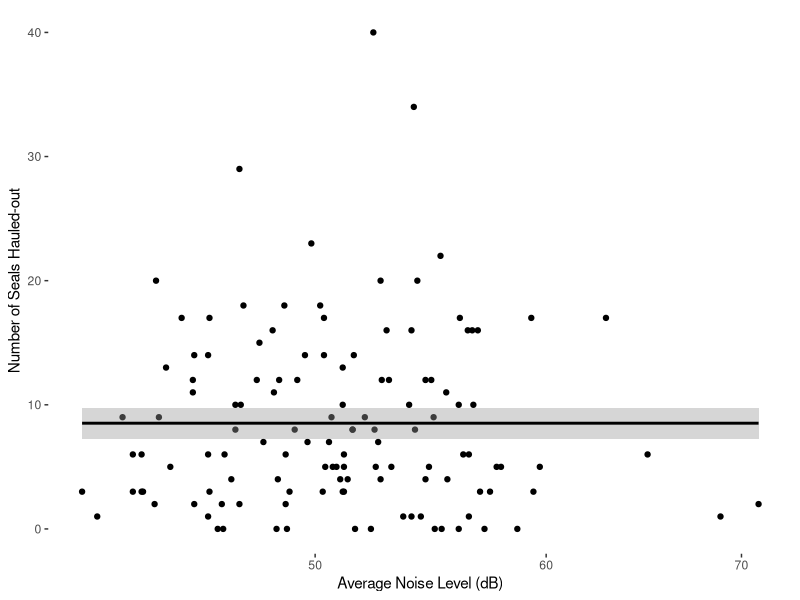
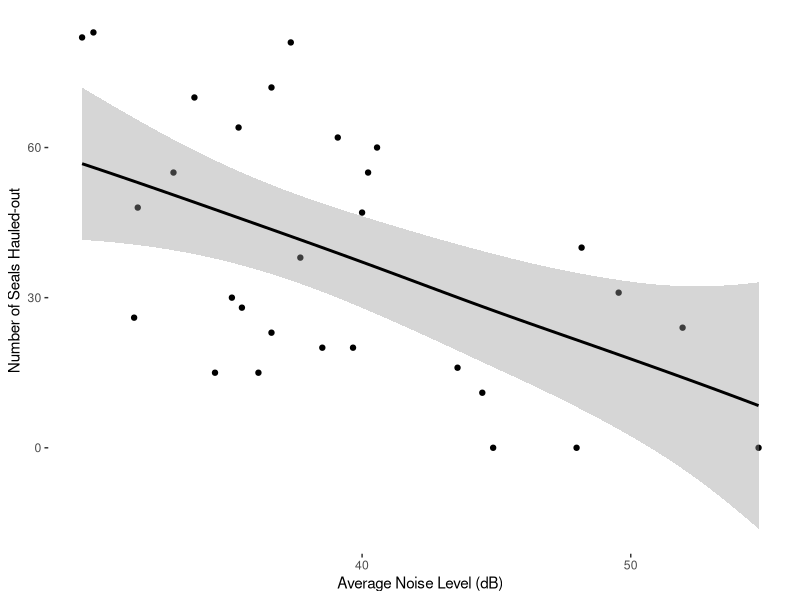
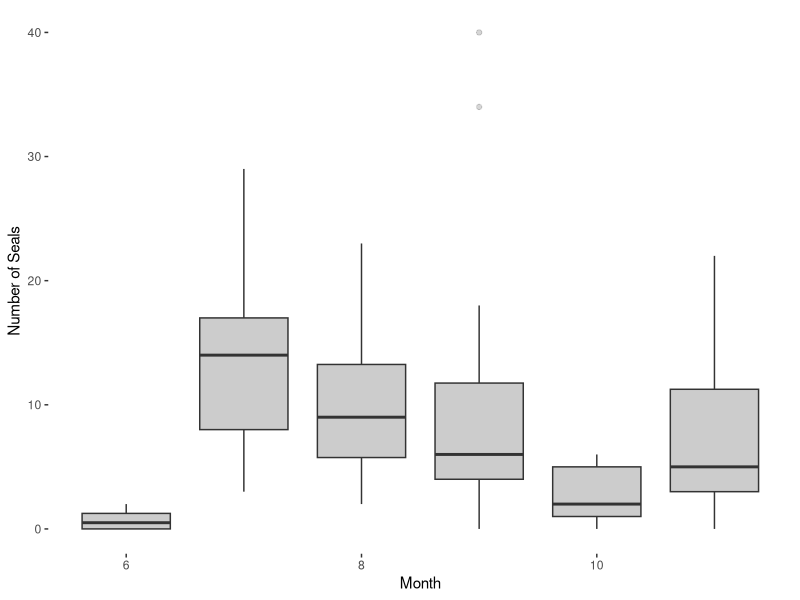
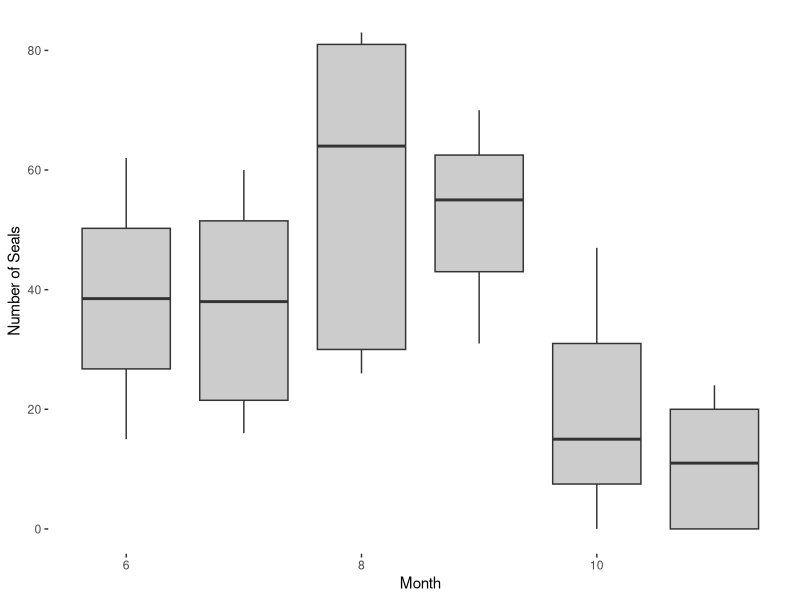

Write the R code that produced these figures, in order.
## ---- chunk 1
knitr::opts_chunk$set(echo = TRUE)
## ---- chunk 2
new.w.data<-read.csv("../data/new.w.data.csv")
# Load packages
require(ggplot2)

## Waterfront
ggplot(new.w.data, aes(noise,seals))+geom_point()+geom_smooth(method = "gam", formula =seals~s(noise))+
  stat_smooth(method="gam",colour="black")+xlab("Average Noise Level (dB)")+ylab("Number of Seals Hauled-out")+
  coord_trans(x = "log10")+theme(panel.background = element_blank())
## ---- chunk 3
m.data<-read.csv("../data/m.data.csv")
# Load packages
require(ggplot2)

## Marina
ggplot(m.data, aes(noise,seals))+geom_point()+geom_smooth(method = "gam", formula =seals~s(noise))+
  stat_smooth(method="gam",colour="black")+xlab("Average Noise Level (dB)")+ylab("Number of Seals Hauled-out")+
  coord_trans(x = "log10")+theme(panel.background = element_blank())
## ---- chunk 4
new.w.data<-read.csv("../data/new.w.data.csv")
# Load packages
require(ggplot2)

## Waterfront
p<-ggplot(new.w.data, aes(x=month,y =seals,group=month))
p+geom_boxplot(fill="black", alpha=0.2)+
  xlab("Month")+ylab("Number of Seals")+theme(panel.background = element_blank())
## ---- chunk 5
m.data<-read.csv("../data/m.data.csv")
# Load packages
require(ggplot2)

## Marina
p<-ggplot(m.data, aes(x=month,y =seals,group=month))
p+geom_boxplot(fill="black", alpha=0.2)+
  xlab("Month")+ylab("Number of Seals")+theme(panel.background = element_blank())
